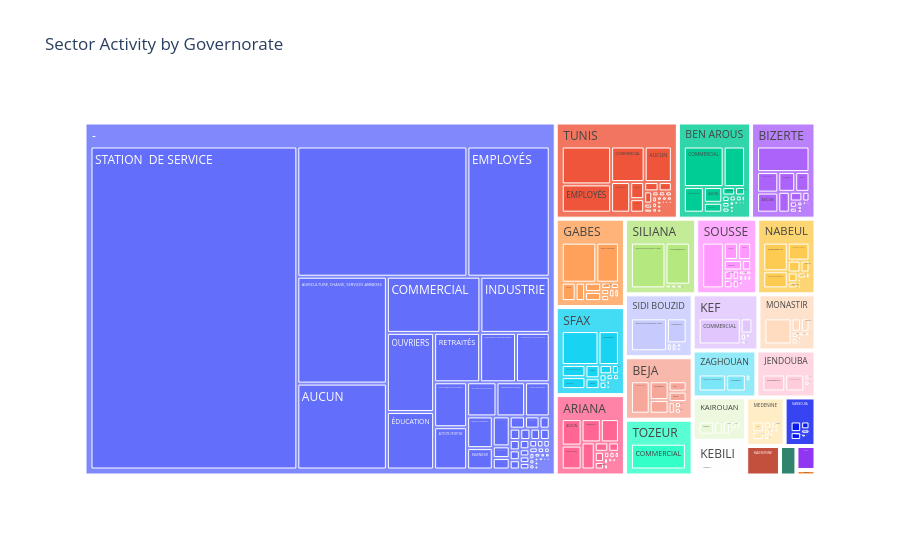

Notebook cell for this chart:
### Markdown cell above
#### Sector activity by governorate (heatmap-like)

### Code cell
sector_gov = client_table.groupby(["LIB_GOUVERNORAT", "LIB_SECTEUR_ACTIVITE"]).size().reset_index(name="count")
fig = px.treemap(sector_gov, path=["LIB_GOUVERNORAT","LIB_SECTEUR_ACTIVITE"], values="count", title="Sector Activity by Governorate")
fig.show()

### Figure 1 — Plotly figure (JSON) as saved in the notebook; plotly's stock layout.template omitted (floating-point values rounded to 4 significant figures; data arrays with more than 128 entries replaced by an {"elided": "..."} marker saying what was removed)
{"data": [{"branchvalues": "total", "domain": {"x": [0, 1], "y": [0, 1]}, "hovertemplate": "labels=%{label}<br>count=%{value}<br>parent=%{parent}<br>id=%{id}<extra></extra>", "ids": {"elided": "571 str values"}, "labels": {"elided": "571 str values"}, "name": "", "parents": {"elided": "571 str values"}, "type": "treemap", "values": {"elided": "571 int values"}}], "layout": {"autosize": true, "legend": {"tracegroupgap": 0}, "title": {"text": "Sector Activity by Governorate"}}}
